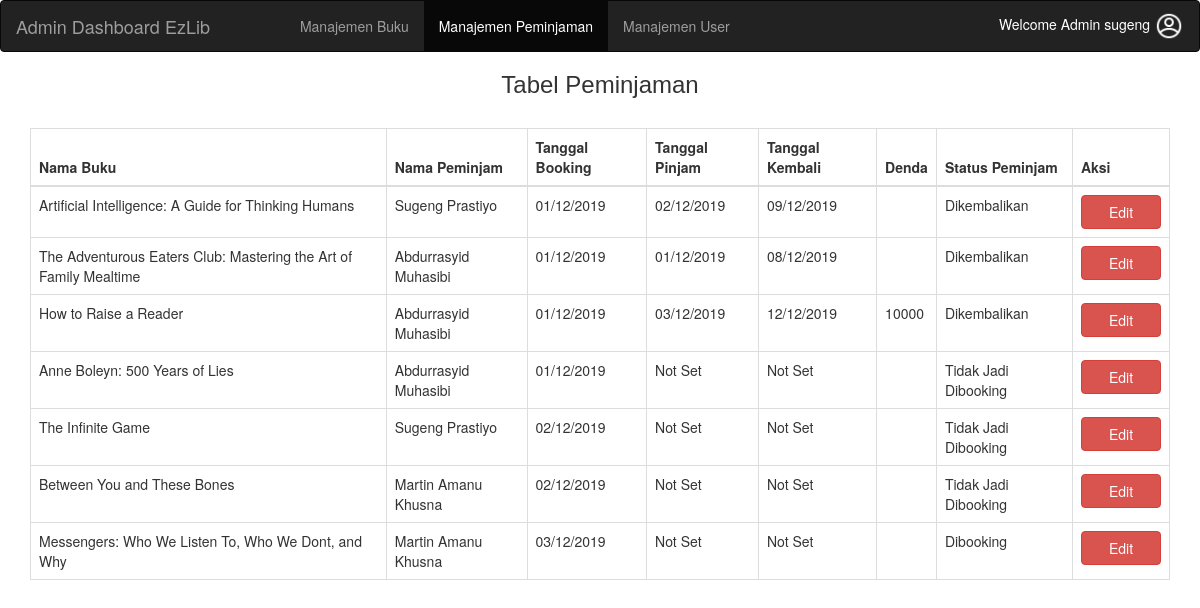
The app's page /manajemen_peminjaman.php (signed in) with its own data.
### tables this page shows
CREATE TABLE `buku` (
  `id_buku` int(11) NOT NULL,
  `nama_buku` varchar(100) NOT NULL,
  `penerbit` varchar(50) NOT NULL,
  `keterangan_buku` longtext NOT NULL,
  `status_buku` varchar(25) NOT NULL,
  `nama_file` varchar(100) NOT NULL
);

CREATE TABLE `user` (
  `id_user` int(11) NOT NULL,
  `username` varchar(10) NOT NULL,
  `password` varchar(70) NOT NULL,
  `nama_user` varchar(30) NOT NULL,
  `alamat_user` varchar(80) NOT NULL,
  `email` varchar(40) NOT NULL,
  `no_hp` varchar(20) NOT NULL
);

CREATE TABLE `peminjaman` (
  `id_peminjaman` int(11) NOT NULL,
  `id_user` int(11) NOT NULL,
  `id_buku` int(11) NOT NULL,
  `tanggal_booking` varchar(20) NOT NULL,
  `tanggal_pinjam` varchar(20) NOT NULL,
  `tanggal_kembali` varchar(20) NOT NULL,
  `denda` varchar(25) NOT NULL,
  `status` varchar(30) NOT NULL
);

### manajemen_peminjaman.php (the view, shortened to what this page needs)
<!DOCTYPE html>
<html lang="en">
<head>
    <link rel="stylesheet" href="https://maxcdn.bootstrapcdn.com/bootstrap/3.4.0/css/bootstrap.min.css">
    <link rel="stylesheet" href="css/bootstrap.min.css">
    <link rel="stylesheet" href="css/style1.css">
</head>
<body>
    <?php
    if ($_SESSION['status'] == 'admin_login') {
        ?>
        <nav class="navbar navbar-inverse">
            <div class="container-fluid">
                <div class="navbar-header">
                    <a class="navbar-brand" href="admin_dashboard.php">Admin Dashboard EzLib</a>
                </div>
                <ul class="nav navbar-nav" style="margin-left:60px;">
                    <li><a href="admin_dashboard.php">Manajemen Buku</a></li>
                    <li class="active"><a href="manajemen_peminjaman.php">Manajemen Peminjaman</a></li>
                    <li><a href="manajemen_user.php">Manajemen User</a></li>
                </ul>
                <div class="dropdown" style="float:right">
                    <h5 style="color:white;float:right;margin-top:10px; border-radius: 20px;">Welcome Admin <?php echo $_SESSION['username'] ?> <img src="img/avatar.png" width="30px" height="30px"></h5>
                </div>
            </div>
        </nav>
        <center>
            <h3 style="font-family:Impact, Haettenschweiler, 'Arial Narrow Bold', sans-serif">Tabel Peminjaman</h3>
        </center>
        <?php
            include "connection.php";
            $query = "select * from peminjaman";
            $result = mysqli_query($connect, $query);
            ?>
        <br>
        <center>
            <table class="table table-bordered" style="width:auto;margin-left:30px;margin-right:30px;">
                <thead>
                    <tr>
                        <th>Nama Buku</th>
                        <th>Nama Peminjam</th>
                        <th>Tanggal Booking</th>
                        <th>Tanggal Pinjam</th>
                        <th>Tanggal Kembali</th>
                        <th>Denda</th>
                        <th>Status Peminjam</th>
                        <th>Aksi</th>
                    </tr>
                </thead>
                <tbody>
                    <?php
                        while ($row = mysqli_fetch_array($result)) {
                            $namaBuku = $row['id_buku'];
                            $idUser = $row['id_user'];
                            $queryBuku = "select * from buku where id_buku = '$namaBuku'";
                            $queryUser = "select * from user where id_user = '$idUser'";
                            $resultNamaBuku = mysqli_query($connect, $queryBuku);
                            $resultNamaUser = mysqli_query($connect, $queryUser);
                            while ($rowBuku = mysqli_fetch_array($resultNamaBuku)) {
                                while ($rowUser = mysqli_fetch_array($resultNamaUser)) {
                                    ?>
                                <tr>
                                    <td><?php echo $rowBuku['nama_buku'] ?></td>
                                    <td><?php echo $rowUser['nama_user'] ?></td>
                                    <td><?php echo $row['tanggal_booking'] ?></td>
                                    <td><?php echo $row['tanggal_pinjam'] ?></td>
                                    <td><?php echo $row['tanggal_kembali'] ?></td>
                                    <td><?php echo $row['denda'] ?></td>
                                    <td><?php echo $row['status'] ?></td>
                                    <td><a href="editPeminjaman.php?id_peminjaman=<?php echo $row['id_peminjaman']; ?>"><button style="width:80px;" class="btn btn-danger">Edit</button></a></td>
                                </tr>
                    <?php
                                }
                            }
                        }
                        ?>
                </tbody>
            </table>
        </center>
    <?php
    } else {
        header("Refresh:0; url=admin_login.php");
    }
    ?>
</body>
</html>

### css/style1.css (style rules this page uses)
.dropdown { position: relative; display: inline-block; }

### records on screen
peminjaman: tanggal_booking "01/12/2019", tanggal_pinjam "02/12/2019", tanggal_kembali "09/12/2019", status "Dikembalikan"
buku: nama_buku "Artificial Intelligence: A Guide for Thinking Humans"
user: nama_user "Sugeng Prastiyo"
peminjaman: tanggal_booking "01/12/2019", tanggal_pinjam "01/12/2019", tanggal_kembali "08/12/2019", status "Dikembalikan"
buku: nama_buku "The Adventurous Eaters Club: Mastering the Art of Family Mealtime"
user: nama_user "Abdurrasyid Muhasibi"
peminjaman: tanggal_booking "01/12/2019", tanggal_pinjam "03/12/2019", tanggal_kembali "12/12/2019", denda "10000", status "Dikembalikan"
buku: nama_buku "How to Raise a Reader"
peminjaman: tanggal_booking "01/12/2019", tanggal_pinjam "Not Set", tanggal_kembali "Not Set", status "Tidak Jadi Dibooking"
buku: nama_buku "Anne Boleyn: 500 Years of Lies"
peminjaman: tanggal_booking "02/12/2019", tanggal_pinjam "Not Set", tanggal_kembali "Not Set", status "Tidak Jadi Dibooking"
buku: nama_buku "The Infinite Game"
peminjaman: tanggal_booking "02/12/2019", tanggal_pinjam "Not Set", tanggal_kembali "Not Set", status "Tidak Jadi Dibooking"
buku: nama_buku "Between You and These Bones"
user: nama_user "Martin Amanu Khusna"
peminjaman: tanggal_booking "03/12/2019", tanggal_pinjam "Not Set", tanggal_kembali "Not Set", status "Dibooking"
buku: nama_buku "Messengers: Who We Listen To, Who We Dont, and Why"

### other values on screen
$_SESSION['username'] "sugeng"
